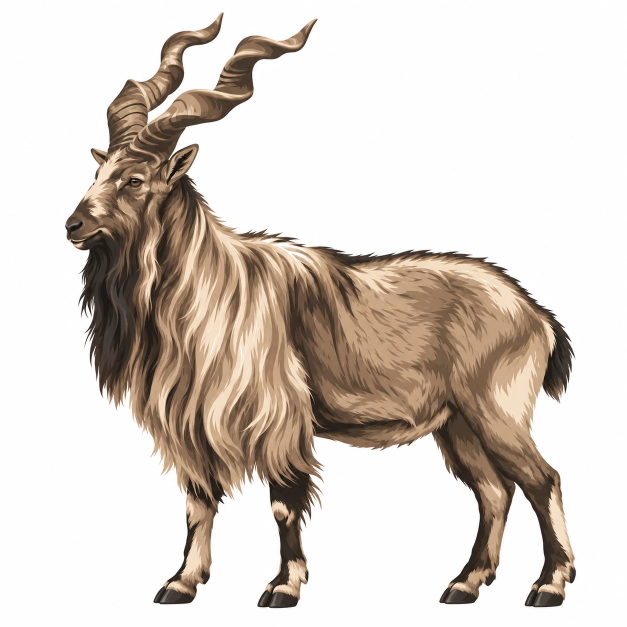
#> input picture design/assets/mk_raw_0.webp, 1254 x 1254 px (shown at 1/2 size)
$ python -i cutout.py   (imports and definitions only)
#> lines starting #> are read from the running program, lines starting #| are printed output that depends on the picture
from PIL import Image
from collections import deque
import os, sys

def cutout(src, out, target_h=820, tol=14, feather=20, quality=80, erode=0):
#> called with src = 'mk_raw_0.webp', out = 'out.png', target_h = 820, tol = 14, feather = 20, quality = 80, erode = 0
    im = Image.open(src).convert("RGBA")
    w, h = im.size
#> w = 1254; h = 1254
    px = im.load()
    corners = [px[0,0], px[w-1,0], px[0,h-1], px[w-1,h-1]]
#> corners = [(254, 254, 254, 255), (254, 254, 254, 255), (254, 254, 254, 255), (254, 254, 254, 255)]
    bg = tuple(sum(c[i] for c in corners)//4 for i in range(3))
#> bg = (254, 254, 254)

    def dist(p):
        return max(abs(p[0]-bg[0]), abs(p[1]-bg[1]), abs(p[2]-bg[2]))

    seen = bytearray(w*h)
    q = deque()
    def maybe(x, y):
        i = y*w+x
        if seen[i]: return
        if dist(px[x,y]) <= tol:
            seen[i] = 1; q.append((x,y))
    for x in range(w): maybe(x,0); maybe(x,h-1)
    for y in range(h): maybe(0,y); maybe(w-1,y)
    while q:
        x,y = q.popleft()
        for dx,dy in ((1,0),(-1,0),(0,1),(0,-1)):
            nx,ny = x+dx, y+dy
            if 0 <= nx < w and 0 <= ny < h: maybe(nx,ny)

    # Some source art carries a light rim around the product. Feathering cannot
    # remove it because those pixels sit far from the background colour, so the
    # transparent region is grown inward instead.
    for _ in range(erode):
        grow = []
        for y in range(h):
            b = y*w
            for x in range(w):
                if seen[b+x]: continue
                for dx, dy in ((1,0),(-1,0),(0,1),(0,-1)):
                    nx, ny = x+dx, y+dy
                    if 0 <= nx < w and 0 <= ny < h and seen[ny*w+nx]:
                        grow.append(b+x); break
        for i in grow: seen[i] = 1

    cut = sum(seen)
#> cut = 1026630
    # feather the anti-aliased ring the flood fill leaves behind, so pale jackets
    # keep their edge but dark ones lose the white halo
    edge = []
    for y in range(h):
        b = y*w
        for x in range(w):
            if seen[b+x]: continue
            for dx,dy in ((1,0),(-1,0),(0,1),(0,-1)):
                nx,ny = x+dx,y+dy
                if 0 <= nx < w and 0 <= ny < h and seen[ny*w+nx]:
                    edge.append((x,y)); break
    for x,y in edge:
        d = dist(px[x,y])
        if d < feather:
            r,g,bl,a = px[x,y]
            px[x,y] = (r,g,bl,int(255*d/feather))
#> this loop made 8825 passes
#> (d, r, g, bl) on passes 1, 7, 18, 24, 30, 41, 46, 48, 54, 78, 80, 84: (18, 255, 247, 236), (16, 255, 252, 238), (19, 255, 249, 235), (17, 255, 251, 237), (19, 255, 244, 235), (17, 255, 252, 237), (15, 255, 253, 239), (17, 246, 237, 238), (18, 247, 241, 236), (15, 245, 243, 239), (18, 252, 244, 236), (17, 247, 243, 237)
#> d on passes 2, 3, 4, 5, 6, 8: 42, 49, 21, 40, 25, 61
    for y in range(h):
        b = y*w
        for x in range(w):
            if seen[b+x]:
                r,g,bl,a = px[x,y]; px[x,y] = (r,g,bl,0)

    im = im.crop(im.getbbox())
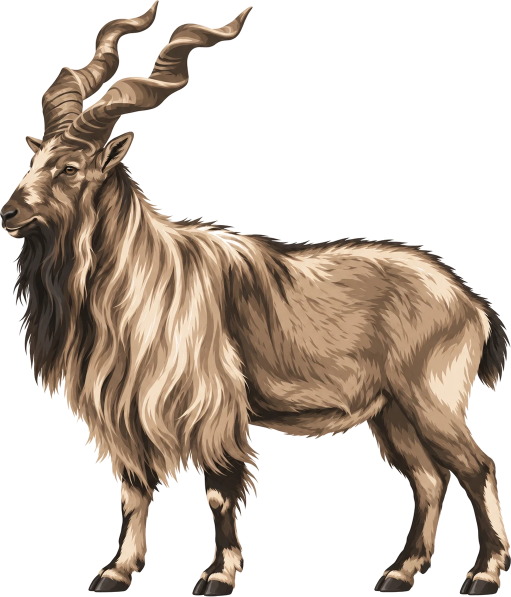
#> im: PIL image 1022x1193 RGBA (shown at 1/2 size); mean R, G, B, A 205, 193.8, 183.8, 114.1; transparent parts drawn white
    ratio = target_h/im.size[1]
    im = im.resize((max(1,round(im.size[0]*ratio)), target_h), Image.LANCZOS)
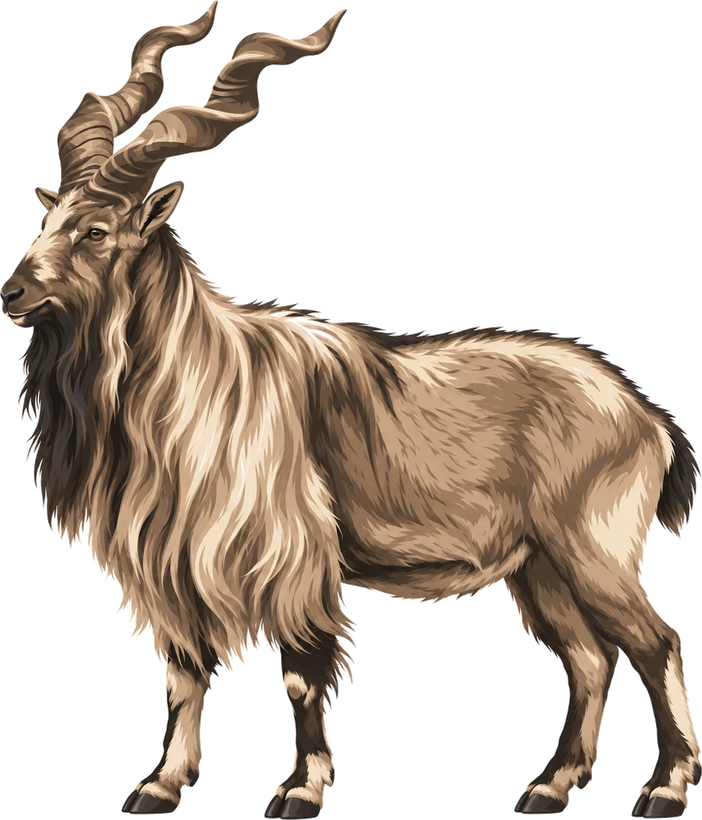
#> im: PIL image 702x820 RGBA; mean R, G, B, A 68.3, 57.1, 47, 114.1; transparent parts drawn white
    im.save(out, "WEBP", quality=quality, method=6)
    return bg, cut*100//(w*h), im.size, os.path.getsize(out)

>>> result = cutout('mk_raw_0.webp', 'out.png')

$ run again, on design/assets/mk_raw_1.webp
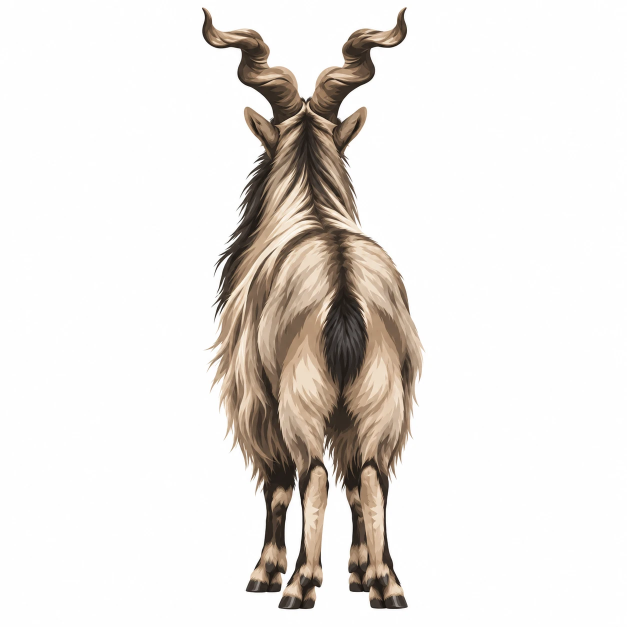
#> input picture design/assets/mk_raw_1.webp, 1254 x 1254 px (shown at 1/2 size)
#> corners = [(254, 254, 254, 255), (254, 254, 254, 255), (254, 254, 254, 255), (254, 254, 254, 255)]
#> bg = (254, 254, 254)
#> the loop in cutout, `for x,y in edge:` made 6658 passes
#> (d, r, g, bl) on passes 7, 16, 29, 46, 47, 58, 76, 80: (16, 253, 248, 238), (15, 255, 248, 239), (15, 246, 239, 239), (17, 255, 247, 237), (17, 248, 242, 237), (15, 255, 247, 239), (15, 244, 240, 239), (18, 243, 239, 236)
#> in cutout, `im = im.crop(im.getbbox())`:
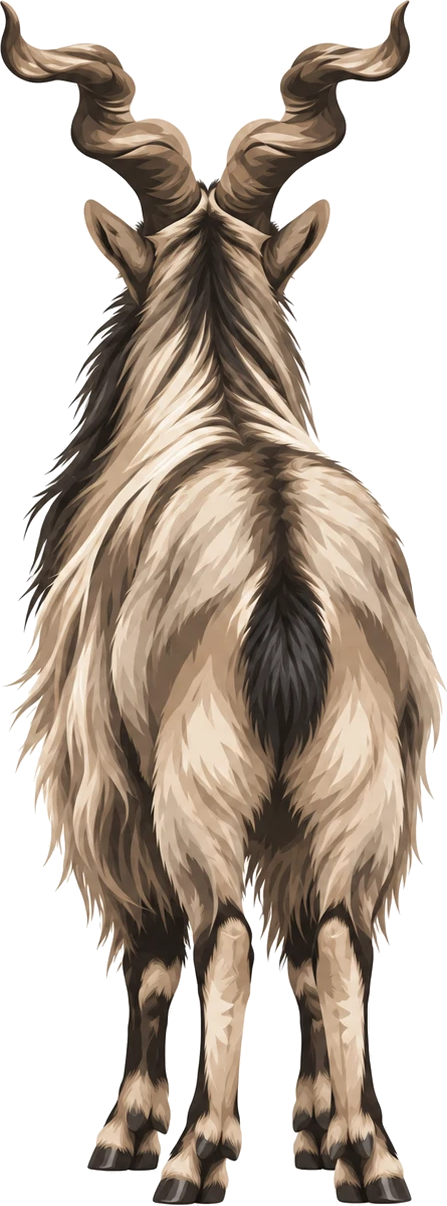
#> im: PIL image 447x1206 RGBA; mean R, G, B, A 191.8, 180.2, 169.4, 145.9; transparent parts drawn white

$ run again, on design/assets/mk_raw_2.webp
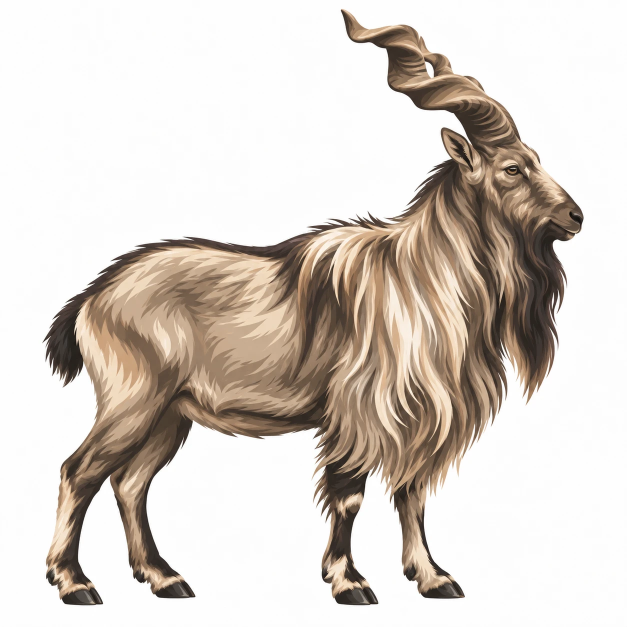
#> input picture design/assets/mk_raw_2.webp, 1254 x 1254 px (shown at 1/2 size)
#> corners = [(254, 254, 254, 255), (254, 254, 254, 255), (254, 254, 254, 255), (252, 251, 252, 255)]
#> bg = (253, 253, 253)
#> the loop in cutout, `for x,y in edge:` made 8928 passes
#> (d, r, g, bl) on passes 1, 7, 45, 58, 60, 68, 69, 94: (15, 254, 243, 238), (15, 255, 251, 238), (18, 243, 241, 235), (15, 255, 247, 238), (15, 255, 248, 238), (18, 253, 246, 235), (15, 245, 241, 238), (19, 255, 245, 234)
#> in cutout, `im = im.crop(im.getbbox())`:
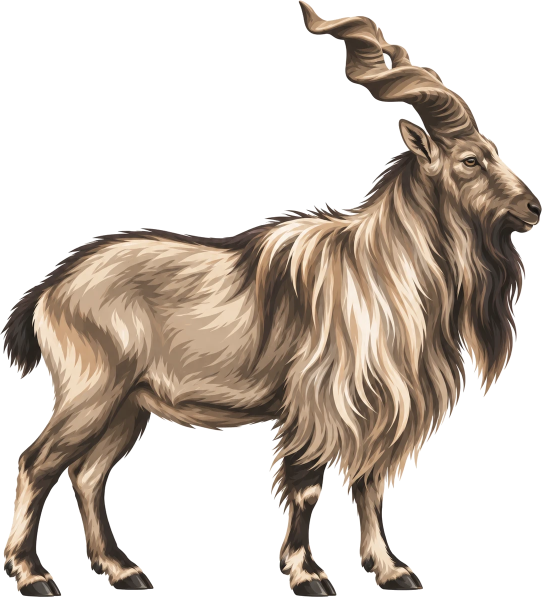
#> im: PIL image 1084x1195 RGBA (shown at 1/2 size); mean R, G, B, A 207.9, 198.2, 189.3, 111; transparent parts drawn white
#> in cutout, `im = im.resize((max(1,round(im.size[0]*ratio)), target_h), Image.LANCZ..`:
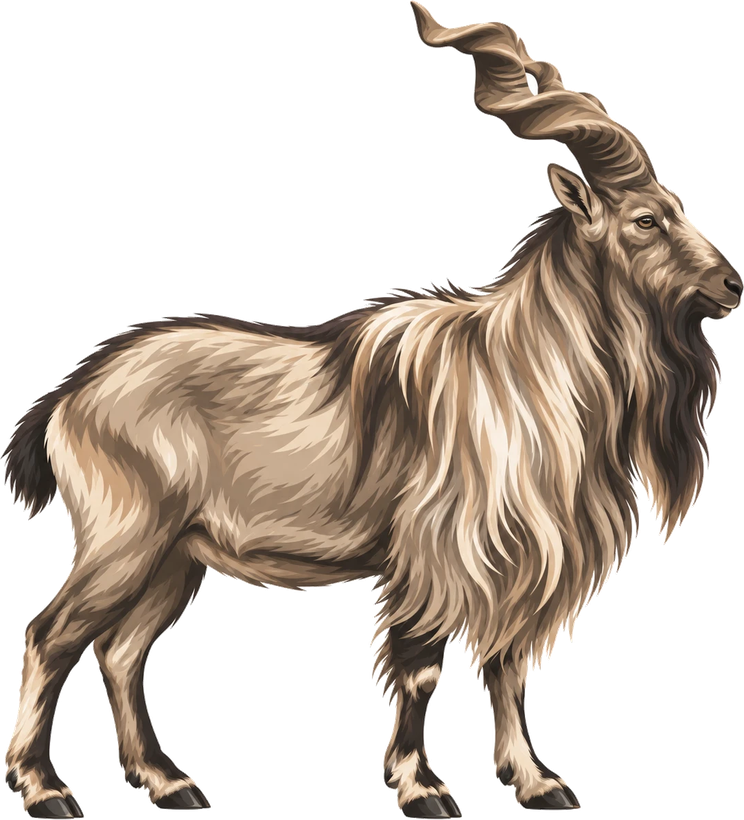
#> im: PIL image 744x820 RGBA; mean R, G, B, A 68, 58.2, 49.3, 111; transparent parts drawn white

$ run again, on design/assets/mk_raw_3.webp
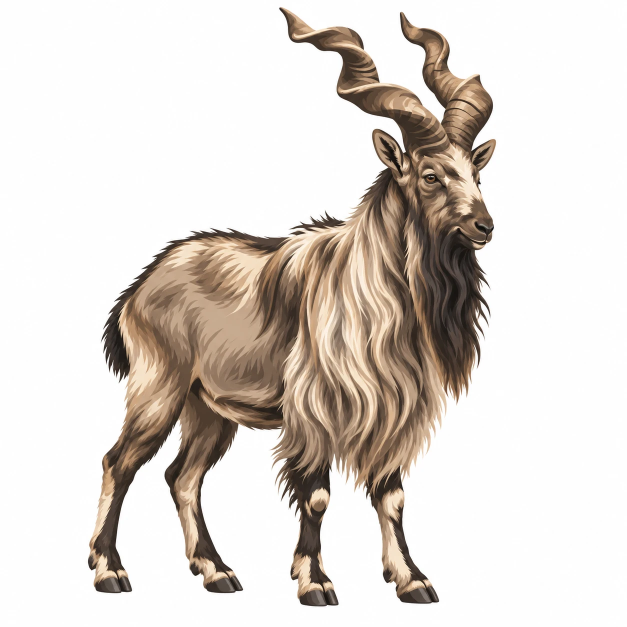
#> input picture design/assets/mk_raw_3.webp, 1254 x 1254 px (shown at 1/2 size)
#> corners = [(254, 254, 254, 255), (254, 254, 254, 255), (254, 254, 254, 255), (254, 254, 254, 255)]
#> bg = (254, 254, 254)
#> the loop in cutout, `for x,y in edge:` made 8884 passes
#> (d, r, g, bl) on passes 7, 26, 28, 31, 49, 55, 60, 72: (15, 255, 250, 239), (19, 239, 239, 235), (19, 255, 247, 235), (17, 255, 249, 237), (15, 255, 248, 239), (19, 255, 245, 235), (15, 247, 242, 239), (19, 252, 247, 235)
#> in cutout, `im = im.crop(im.getbbox())`:
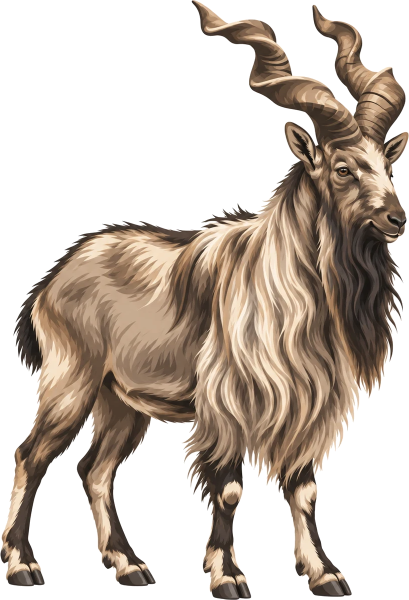
#> im: PIL image 818x1199 RGBA (shown at 1/2 size); mean R, G, B, A 201, 190, 180.2, 122.5; transparent parts drawn white
#> in cutout, `im = im.resize((max(1,round(im.size[0]*ratio)), target_h), Image.LANCZ..`:
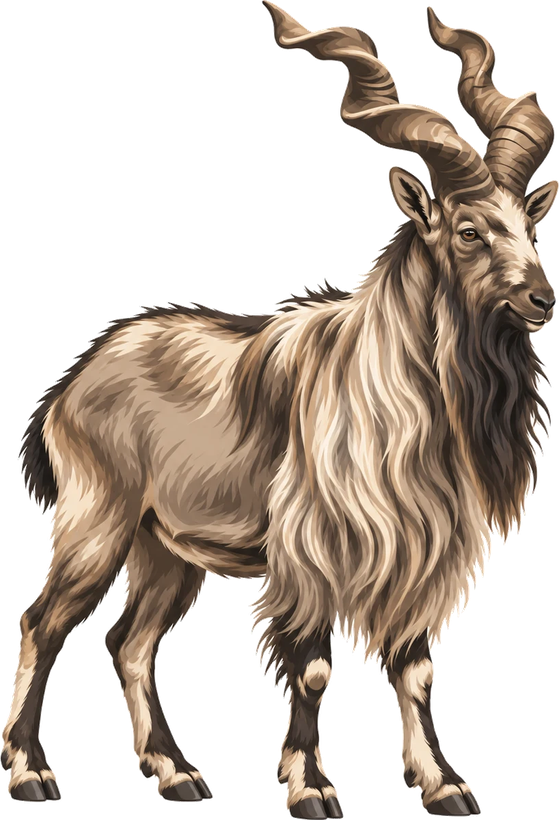
#> im: PIL image 559x820 RGBA; mean R, G, B, A 73.6, 62.5, 52.6, 122.5; transparent parts drawn white
